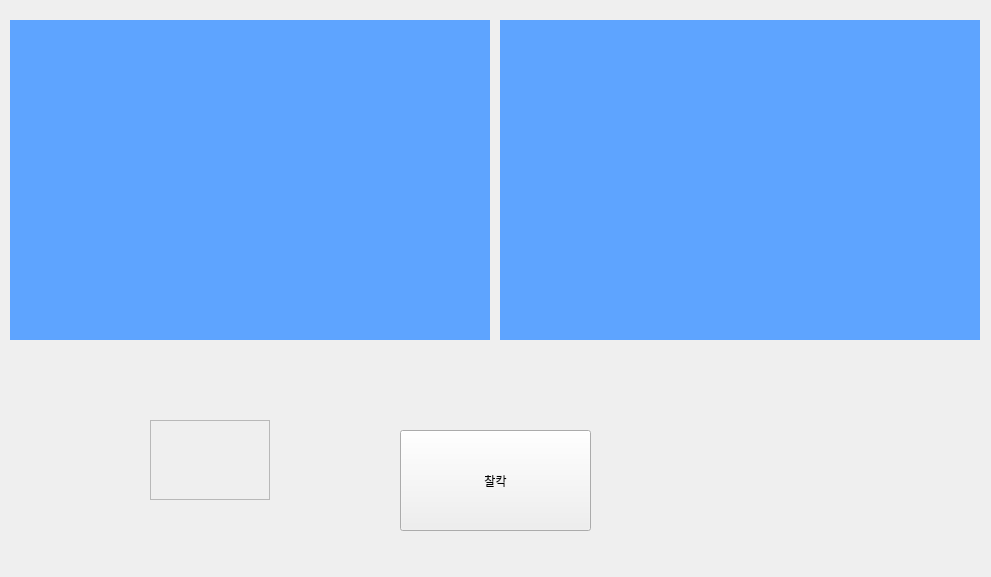
<?xml version="1.0" encoding="UTF-8"?>
<ui version="4.0">
 <class>MainWindow</class>
 <widget class="QMainWindow" name="MainWindow">
  <property name="geometry">
   <rect>
    <x>0</x>
    <y>0</y>
    <width>991</width>
    <height>577</height>
   </rect>
  </property>
  <property name="windowTitle">
   <string>MainWindow</string>
  </property>
  <widget class="QWidget" name="centralwidget">
   <widget class="QPushButton" name="pushButton">
    <property name="geometry">
     <rect>
      <x>400</x>
      <y>430</y>
      <width>191</width>
      <height>101</height>
     </rect>
    </property>
    <property name="text">
     <string>찰칵</string>
    </property>
   </widget>
   <widget class="QLabel" name="pic2">
    <property name="geometry">
     <rect>
      <x>500</x>
      <y>20</y>
      <width>480</width>
      <height>320</height>
     </rect>
    </property>
    <property name="styleSheet">
     <string notr="true">background-color: rgb(94, 164, 255);</string>
    </property>
    <property name="text">
     <string/>
    </property>
   </widget>
   <widget class="QLabel" name="pic1">
    <property name="geometry">
     <rect>
      <x>10</x>
      <y>20</y>
      <width>480</width>
      <height>320</height>
     </rect>
    </property>
    <property name="styleSheet">
     <string notr="true">background-color: rgb(94, 164, 255);</string>
    </property>
    <property name="text">
     <string/>
    </property>
   </widget>
   <widget class="QFrame" name="frame">
    <property name="geometry">
     <rect>
      <x>150</x>
      <y>420</y>
      <width>120</width>
      <height>80</height>
     </rect>
    </property>
    <property name="frameShape">
     <enum>QFrame::StyledPanel</enum>
    </property>
    <property name="frameShadow">
     <enum>QFrame::Raised</enum>
    </property>
   </widget>
  </widget>
 </widget>
 <resources/>
 <connections>
  <connection>
   <sender>pushButton</sender>
   <signal>clicked()</signal>
   <receiver>MainWindow</receiver>
   <slot>getPicture()</slot>
   <hints>
    <hint type="sourcelabel">
     <x>474</x>
     <y>458</y>
    </hint>
    <hint type="destinationlabel">
     <x>539</x>
     <y>473</y>
    </hint>
   </hints>
  </connection>
 </connections>
 <slots>
  <slot>getPicture()</slot>
 </slots>
</ui>
